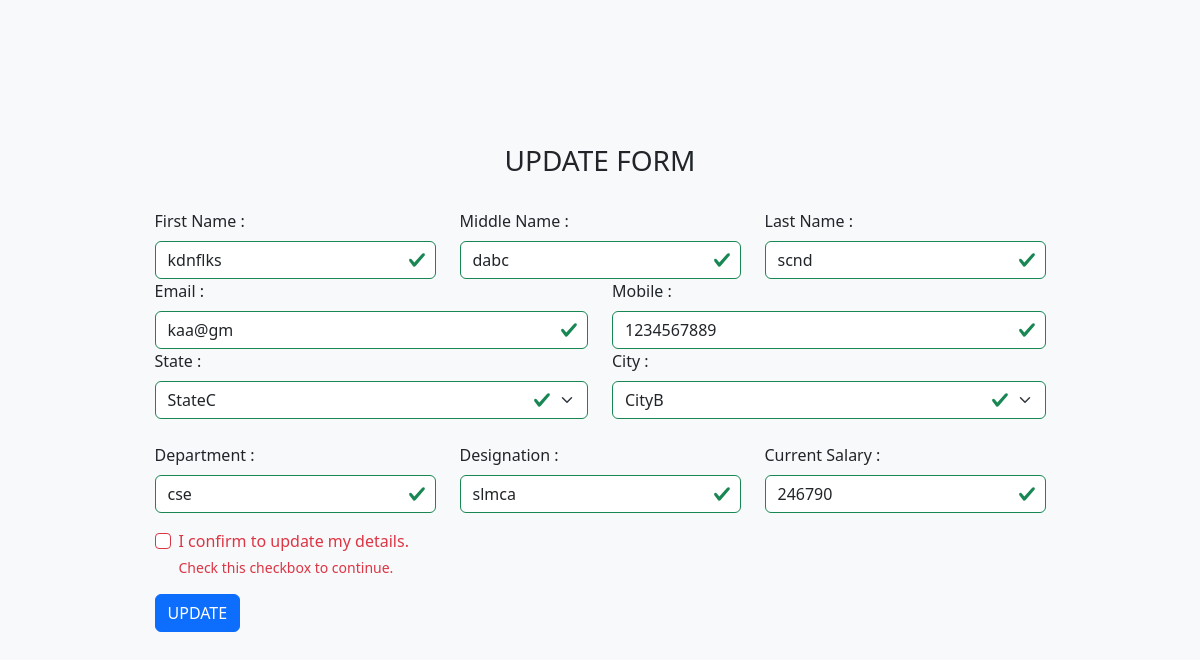
Page /edit2.php?getID=48 on the committed database.
### tables this page shows
CREATE TABLE `user` (
  `id` int(11) NOT NULL,
  `firstname` varchar(256) DEFAULT NULL,
  `middlename` varchar(256) DEFAULT NULL,
  `lastname` varchar(256) DEFAULT NULL,
  `email` varchar(256) DEFAULT NULL,
  `mobile` varchar(256) DEFAULT NULL,
  `created_at` datetime DEFAULT current_timestamp(),
  `updated_at` datetime DEFAULT NULL
);

CREATE TABLE `employee` (
  `id` int(11) NOT NULL,
  `ref_id` int(11) DEFAULT NULL,
  `state` varchar(256) DEFAULT NULL,
  `city` varchar(256) DEFAULT NULL,
  `department` varchar(256) DEFAULT NULL,
  `designation` varchar(256) DEFAULT NULL,
  `created_at` datetime DEFAULT current_timestamp(),
  `updated_at` datetime DEFAULT NULL
);

CREATE TABLE `state` (
  `state_id` int(11) NOT NULL,
  `state_name` varchar(256) NOT NULL
);

CREATE TABLE `city` (
  `city_id` int(11) NOT NULL,
  `city_name` varchar(256) NOT NULL
);

CREATE TABLE `salary` (
  `id` int(11) NOT NULL,
  `salary` int(11) NOT NULL,
  `ref_id` int(11) NOT NULL
);

### edit2.php (the view, shortened to what this page needs)
<?php
include_once 'db_connect.php';
$userid = $_GET['getID'];
$query = "SELECT * FROM user where id='" . $userid . "'";
$result = mysqli_query($conn, $query);
while ($row = mysqli_fetch_array($result)) {
    $fname = $row['firstname'];
    $middlename = $row['middlename'];
    $lastname = $row['lastname'];
    $email = $row['email'];
    $mobile = $row['mobile'];
}
$query2 = "SELECT * FROM employee where ref_id='" . $userid . "'";
$result2 = mysqli_query($conn, $query2);
while ($row = mysqli_fetch_array($result2)) {
    $state = $row['state'];
    $city = $row['city'];
    $department = $row['department'];
    $designation = $row['designation'];
}
$query3 = "SELECT * FROM salary where ref_id='" . $userid . "'";
$result3 = mysqli_query($conn, $query3);
while ($row = mysqli_fetch_array($result3)) {
    $salary = $row['salary'];
}
$sql4 = 'select * from city;';
$query4 = mysqli_query($conn, $sql4);
$sql5 = 'select * from state;';
$query5 = mysqli_query($conn, $sql5);
?>
<!DOCTYPE html>
<html lang="en">
<head>
    <link href="https://cdn.jsdelivr.net/npm/bootstrap@5.2.3/dist/css/bootstrap.min.css" rel="stylesheet">
</head>
<body class="bg-light vh-100 d-flex align-items-center justify-content-center flex-column">
    <h3>UPDATE FORM</h3>
    <form name="myform" action="update.php?e_id=<?php echo $userid ?>" method="POST" class="was-validated bg-light mt-4 mb-4 ">
        <div class="main container">
            <div class="main_name row">
                <div class="col">
                    <label for="firstname" class="form-label">First Name : </label><input type="text" name="firstname" value="<?php echo $fname ?>" class="form-control" required>
                </div>
                <div class="col">
                    <label for="middlename" class="form-label">Middle Name : </label><input type="text" name="middlename" value="<?php echo $middlename ?>" class="form-control" required>
                </div>
                <div class="col">
                    <label for="lastname" class="form-label">Last Name : </label><input type="text" name="lastname" value="<?php echo $lastname ?>" class="form-control" required>
                </div>
            </div>
            <div class="row">
                <div class="col form-group">
                    <label for="email" class="form-label">Email : </label> <input type="email" name="email" value="<?php echo $email ?>" class="form-control " required>
                </div>
                <div class="col">
                    <label for="mobile" class="form-label">Mobile : </label><input type="text" maxlength="10" minlength="10" name="mobile" value="<?php echo $mobile ?>" class="form-control" required>
                </div>
            </div>
            <div class="main_place row">
            <div class="col">
					<label class="form-label">State : </label><select id="state" name="state" value="" class="form-select" required>
						<?php while ($state_arr= mysqli_fetch_array($query5)) { ?>
							<option value="<?php echo $state_arr["state_name"]; ?>" <?php if($state_arr["state_name"] == $state){ print "selected='selected'"; } ?>>
								<?php echo $state_arr["state_name"]; ?>
							</option>
						<?php } ?>
					</select>
				</div>
				<div class="col">
					<label class="form-label">City : </label>
					<select id="city" name="city" value=" " class="form-select" required>
						<?php while ($city_arr = mysqli_fetch_array($query4)) { ?>
							<option value="<?php echo $city_arr["city_name"]; ?>" <?php if($city_arr["city_name"] == $city){ print "selected='selected'"; } ?>>
								<?php echo $city_arr["city_name"]; ?>
							</option>
						<?php } ?>
					</select>
				</div>
            </div>
            <br>
            <div class="main_dept row">
                <div class="col">
                    <label for="department" class="form-label">Department : </label> <input type="text" name="department" value="<?php echo $department; ?>" class="form-control" required>
                </div>
                <div class="col">
                    <label for="designation" class="form-label">Designation : </label> <input type="text" name="designation" value="<?php echo $designation ?>" class="form-control" required>
                </div>
                <div class="col">
                    <label for="salary" class="form-label">Current Salary : </label> <input type="number" name="salary" value="<?php echo $salary ?>" class="form-control" required>
                </div>
            </div>
            <div class="form-check mb-3 mt-3 ">
                <input class="form-check-input " type="checkbox" required>
                <label for="check" class="form-check-label">I confirm to update my details.</label>
                <div class="invalid-feedback">Check this checkbox to continue.</div>
            </div>
            <input type="submit" name="update" value="UPDATE" class="btn btn-primary">
        </div>
    </form>
</body>
</html>

### rows in the picture
user: firstname "kdnflks", middlename "dabc", lastname "scnd", email "kaa@gm", mobile "1234567889"
employee: state "StateC", city "CityB", department "cse", designation "slmca"
salary: salary "246790"
